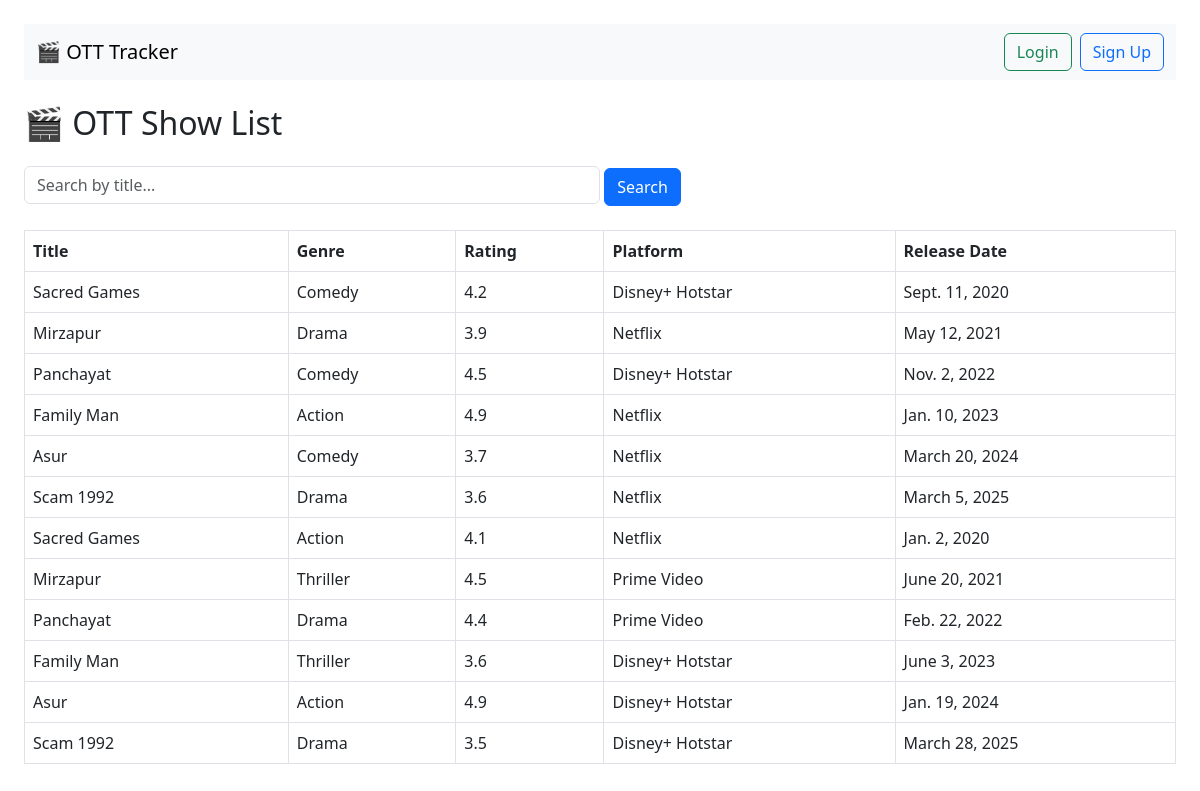
The page / on the database its author committed.
### ott/models.py (models this page shows, shortened)
class OTTShow(models.Model):
    title = models.CharField(max_length=200)
    description = models.TextField()
    genre = models.CharField(max_length=100)
    rating = models.FloatField()
    platform = models.CharField(max_length=100)  # Netflix, Prime, etc.
    release_date = models.DateField()

### ott/views.py (the view)
# urls.py: path('', ott_views.show_list_view, name='home'),  # Home = Show List
def show_list_view(request):
    search_query = request.GET.get('q', '')
    if search_query:
        shows = OTTShow.objects.filter(title__icontains=search_query)
    else:
        shows = OTTShow.objects.all()
    return render(request, 'ott/show_list.html', {'shows': shows})

### ott/templates/ott/show_list.html (shortened to what this page needs)
{% extends 'ott/base.html' %}
{% block content %}
  <h2 class="mb-4">🎬 OTT Show List</h2>
  <form method="GET" class="mb-4">
    <input type="text" name="q" value="{{ request.GET.q }}" placeholder="Search by title..." class="form-control w-50 d-inline" />
    <button type="submit" class="btn btn-primary">Search</button>
  </form>
  <table class="table table-bordered">
    <thead>
      <tr>
        <th>Title</th>
        <th>Genre</th>
        <th>Rating</th>
        <th>Platform</th>
        <th>Release Date</th>
      </tr>
    </thead>
    <tbody>
      {% for show in shows %}
      <tr>
        <td>{{ show.title }}</td>
        <td>{{ show.genre }}</td>
        <td>{{ show.rating }}</td>
        <td>{{ show.platform }}</td>
        <td>{{ show.release_date }}</td>
      </tr>
      {% empty %}
      <tr>
        <td colspan="5">No shows found.</td>
      </tr>
      {% endfor %}
    </tbody>
  </table>
{% endblock %}

### ott/templates/ott/base.html (shortened to what this page needs)
<!DOCTYPE html>
<html lang="en">
<head>
  <link href="https://cdn.jsdelivr.net/npm/bootstrap@5.3.0/dist/css/bootstrap.min.css" rel="stylesheet">
</head>
<body class="p-4">
  <nav class="navbar navbar-expand-lg navbar-light bg-light mb-4">
    <div class="container-fluid">
      <a class="navbar-brand" href="{% url 'show-list' %}">🎬 OTT Tracker</a>
      <div class="d-flex">
        {% if user.is_authenticated %}
          <a href="{% url 'watchlist-html' %}" class="btn btn-outline-primary me-2">My Watchlist</a>
          <form method="POST" action="{% url 'logout' %}">
            {% csrf_token %}
            <button type="submit" class="btn btn-outline-danger">Logout</button>
          </form>
        {% else %}
          <a href="{% url 'login' %}" class="btn btn-outline-success me-2">Login</a>
          <a href="{% url 'signup' %}" class="btn btn-outline-primary">Sign Up</a>
        {% endif %}
      </div>
    </div>
  </nav>
  {% block content %}{% endblock %}
</body>
</html>

### rows shown on the page
OTTShow: title "Sacred Games", genre "Comedy", rating "4.2", platform "Disney+ Hotstar", release_date "Sept. 11, 2020"
OTTShow: title "Mirzapur", genre "Drama", rating "3.9", platform "Netflix", release_date "May 12, 2021"
OTTShow: title "Panchayat", genre "Comedy", rating "4.5", platform "Disney+ Hotstar", release_date "Nov. 2, 2022"
OTTShow: title "Family Man", genre "Action", rating "4.9", platform "Netflix", release_date "Jan. 10, 2023"
OTTShow: title "Asur", genre "Comedy", rating "3.7", platform "Netflix", release_date "March 20, 2024"
OTTShow: title "Scam 1992", genre "Drama", rating "3.6", platform "Netflix", release_date "March 5, 2025"
OTTShow: title "Sacred Games", genre "Action", rating "4.1", platform "Netflix", release_date "Jan. 2, 2020"
OTTShow: title "Mirzapur", genre "Thriller", rating "4.5", platform "Prime Video", release_date "June 20, 2021"
OTTShow: title "Panchayat", genre "Drama", rating "4.4", platform "Prime Video", release_date "Feb. 22, 2022"
OTTShow: title "Family Man", genre "Thriller", rating "3.6", platform "Disney+ Hotstar", release_date "June 3, 2023"
OTTShow: title "Asur", genre "Action", rating "4.9", platform "Disney+ Hotstar", release_date "Jan. 19, 2024"
OTTShow: title "Scam 1992", genre "Drama", rating "3.5", platform "Disney+ Hotstar", release_date "March 28, 2025"
